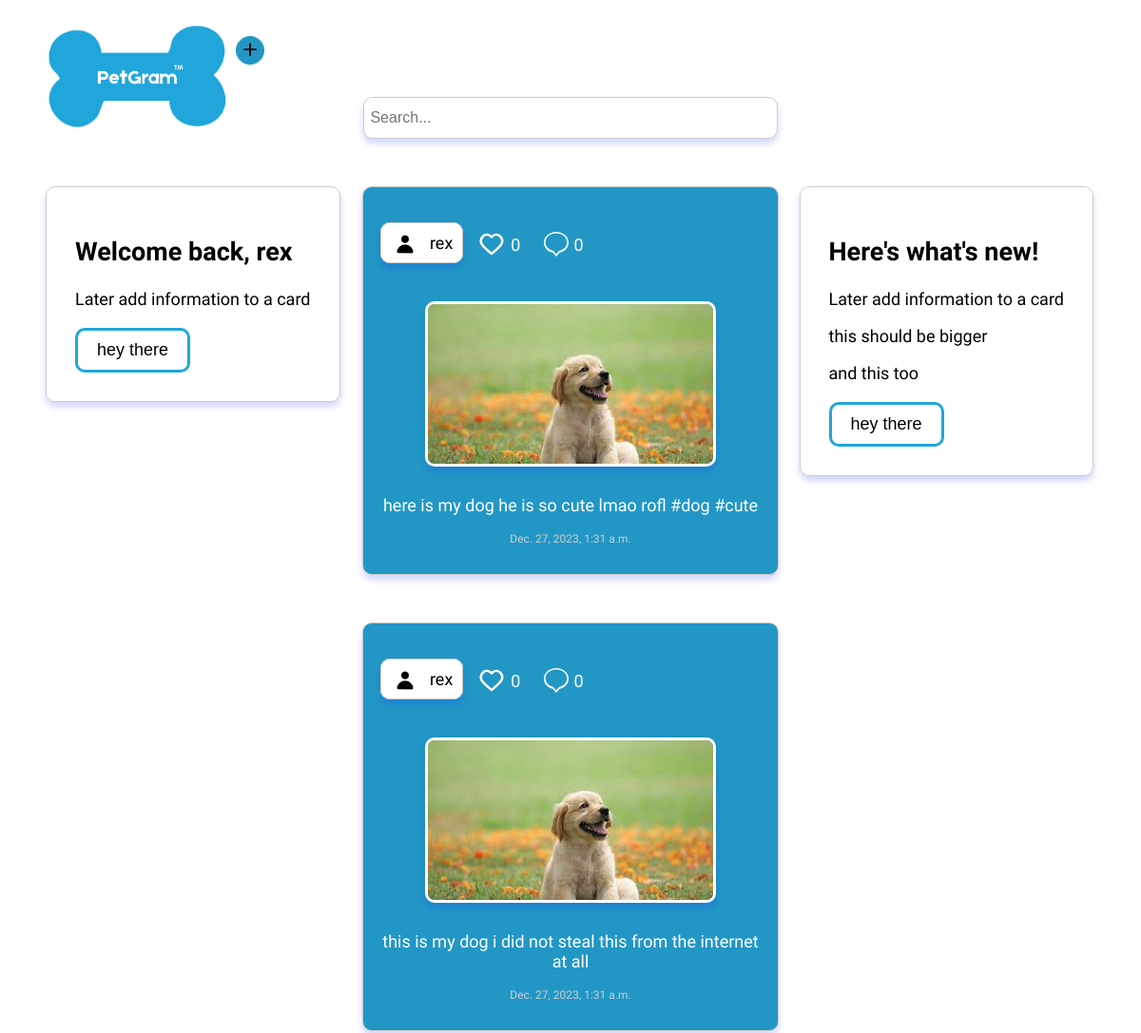
/home/ (signed in, upper part), run on an earlier commit of the app's database.
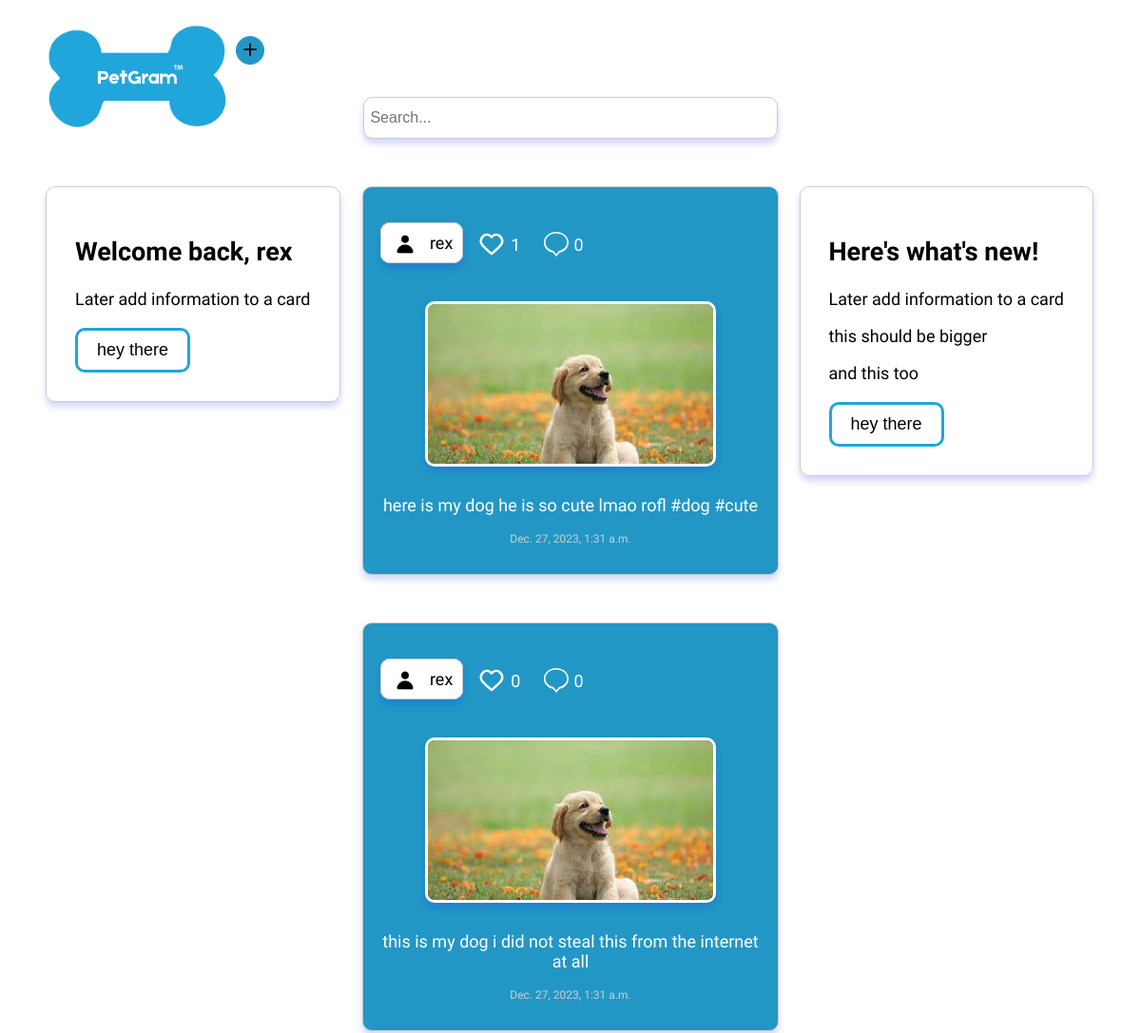
And on a later commit of the database.
### myapp/models.py (models this page shows, shortened)
class Post(models.Model):
    user_profile = models.ForeignKey(UserProfile, on_delete=models.CASCADE, null=True)
    user = models.ForeignKey(User, on_delete=models.CASCADE, null=True, blank=True)
    image = models.ImageField(null=True, upload_to='images/')
    description = models.CharField(max_length=500, null=True, blank=True)
    date = models.DateTimeField(auto_now_add=True)
    likes = models.IntegerField(default=0)
    comment = models.CharField(max_length=100, null=True, blank=True)
    who_liked = models.ManyToManyField(User, related_name='liked_posts', blank=True)

class UserProfile(models.Model):
    user = models.OneToOneField(User, on_delete=models.CASCADE)
    profile_image = models.ImageField(upload_to='images/', default='images/defaultuser.png')
    bio = models.CharField(max_length=100, null=True, blank=True)

class User(AbstractUser):
    profile_image = models.ImageField(null=True, blank=True, upload_to='images/')
    phone = models.CharField(max_length=20, null = True, blank=True)
    address = models.CharField(max_length=50 , null=True, blank=True)
    amount_of_followers = models.IntegerField(default=0)
    amount_of_following = models.IntegerField(default=0)
    followers = models.ManyToManyField('self', blank=True)

### myapp/views.py (the view)
# urls.py: 2. Add a URL to urlpatterns:  path('', views.home, name='home')
@login_required
def home(request, selected_username=None):
    current_user = request.user
    if current_user.is_authenticated:
        posts = Post.objects.all()  # Retrieve all instances of a post
        if selected_username:
            try:
                user_profile = UserProfile.objects.get(user__username=selected_username)
            except UserProfile.DoesNotExist:
                user_profile = None
        else:
            user_profile = current_user.userprofile
        liked_posts = Likes.objects.filter(user=current_user).values_list('post', flat=True)
        return render(request, 'home.html', {'posts': posts, 'user_profile': user_profile, 'liked_posts': liked_posts})
    else:
        return redirect('login')

### myapp/templates/home.html (shortened to what this page needs)
{% extends "homebase.html" %}
{% block content %}
<!DOCTYPE html>
<html lang="en">
<head>
</head>
<body>
    {% load static %}
        <img id="logo" src="{% static 'img/logo.png' %}" alt="Petgram Logo">
        <a href="{% url 'create' %}">
            <img id="new" src="{% static 'img/addNewpost.png' %}" alt="Add a new post" title="Add a new post">
        </a>
        <div class="search-bar">
            <input type="text" placeholder=" Search...">
        </div>
    <div class="posts">
        <div class="card2">
            <div class="card-content">
                <h2>Here's what's new!</h2>
                <p>Later add information to a card</p>
                <p>this should be bigger</p>
                <p>and this too</p>
                <button>hey there</button>
            </div>
        </div>
        <div class="posts">
            <div class="card">
                <div class="card-content">
                    <h2>Welcome back, {{user.username}}</h2>
                    <p>Later add information to a card</p>
                    <button>hey there</button>
                </div>
            </div>
        {% for post in posts %}
        <div class="post">
            <div class = "info">
                <a href="{% url 'view_other_profile' username=post.user.username %}">
                    <pre><span><img id = "profilepic" src="{{ post.user_profile.profile_image.url }}" alt="">  {{ post.user.username }}</span></pre>
                </a>
               <div id = "postlikes">
                    {% if post.id in liked_posts %}
                    <a href="{% url 'like_post' post.id %}">
                        <img id = "heart" src="{% static 'img/LikedPost.png' %}" alt="">
                    </a><p>{{ post.likes}}</p>
                    {% else %}
                    <a href="{% url 'like_post' post.id %}">
                        <img id = "heart" src="{% static 'img/likePost.svg' %}" alt="">
                    </a><p>{{ post.likes}}</p>
                    {% endif %}
                    <a href="{% url 'post_details' post.id %}">
                        <img id = "heart" style = "width: 26px" src="{% static 'img/comment.svg' %}" alt="">
                    </a><p>0</p>
               </div>
            </div>
            {% if post.image %}
                <img id = "post_image" src="{{ post.image.url }}" alt="">
            {% endif %}
            <p>{{ post.description }}</p>
            <p id = "date">{{ post.date }}</p>
        </div>
        {% endfor %}
    </div>
</body>
</html>
{% endblock %}

What changed in the data, as far as the page shows it:
changed Post "here is my dog he is so cute lmao rofl #dog #cute": likes "0" → "1"
